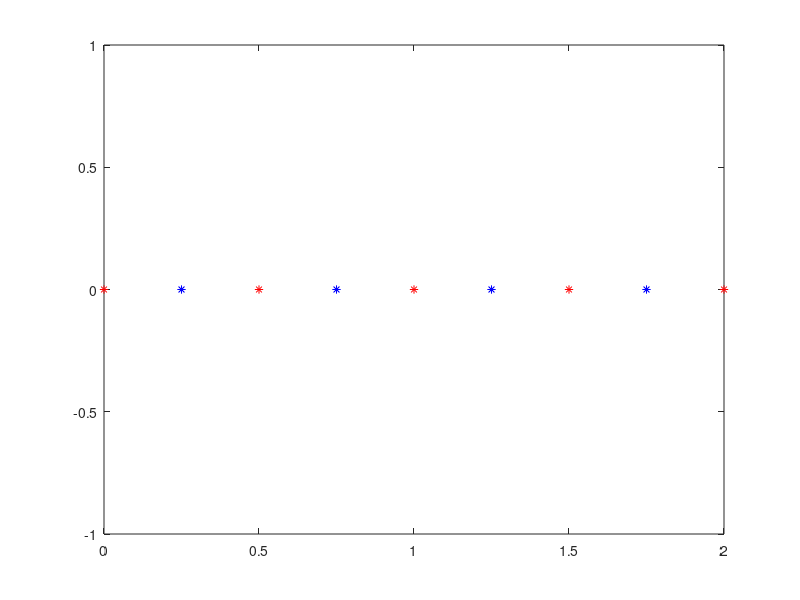

This chart was generated by the following MATLAB code:
 clc
clear all
close all

% Problem Data

rho = 1;                                      % Density of a fluid (kg/m^3)
L = 2;                                        % Nozzle length (m)
xa = 0;                                       % Position of first node A(m)
xb = L;                                       % Position of last node E(m)
m =  4;                                       % Number of control volumes 
A_A = 0.5;                                    % Cross Sectional area at the inlet(m^2)
A_E = 0.1;                                    % Cross Sectional area at the outlet(m^2)
P0 = 10;                                      % Stagnation Pressure at inlet(Pa)
PE = 0;                                       % Static pressure at exit(Pa)
m_dot = 1;                                    % Mass flow rate (kg/s)
alpha = 0.8;                                  % under-relaxation factor
deltax = abs(xb-xa)/m;                        % Grid size
xnodes = xa:deltax:xb;                        % Position of main grids(m)
xcenters = (xa+deltax/2):deltax:(xb-deltax/2);% Postion of volume centers(m)


% Compute area at nodes and cell centers 
% At nodes
for i = 1:length(xnodes)
    nodeA(i) = A_E+2*0.1*(2-xnodes(i));
end
% At cell centres
for i = 1:length(xcenters)
centerA(i) = A_E+2*0.1*(2-xcenters(i));
end

% Velocity initialization
u = zeros(1,length(xcenters));

% Compute guessed velocity using constant mass flow rate
for i = 1:length(xcenters)
    u(i) = m_dot/(rho*centerA(i));
end
P = zeros(1,length(xnodes));
% % Guessed values of pressure at nodes
% for i = 1:length(xnodes)
%     P(i) = P0-(i-1)*2.5;
% end

FCmax = 0.1;
Errormax = 10^-7;
nIter = 0;

while FCmax>Errormax
    nIter = nIter+1
    uold = u;
    Pold = P;
%Coefficients 
for i = 1:length(xcenters)
     if i == 1
          uA = u(i)*centerA(i)/nodeA(i);
          Fw = rho*uA*nodeA(i);
          Fe = rho*(u(i)+u(i+1))*0.5*nodeA(i+1);
          aW(i) = 0;
          aE(i) = 0;
          aP(i) = Fe+Fw*0.5*(centerA(i)/nodeA(i))^2;
          Su(i)= (P0-P(i+1))*centerA(i)+Fw*(centerA(i)/nodeA(i))*u(i);
          d(i) = centerA(i)/aP(i);
     elseif i == length(xcenters)
          Fw = rho*(u(i-1)+u(i))*0.5*nodeA(i);
          Fe = rho*u(i)*centerA(i);
          aW(i) = Fw;
          aE(i) = 0;
          aP(i) = aW(i)+aE(i)+(Fe-Fw);
          Su(i)= (P(i)-P(i+1))*centerA(i);
          d(i) = centerA(i)/aP(i);
     else
          Fw = rho*(u(i-1)+u(i))*0.5*nodeA(i);
          Fe = rho*(u(i)+u(i+1))*0.5*nodeA(i+1);
          aW(i) = Fw;
          aE(i) = 0;
          aP(i) = aW(i)+aE(i)+(Fe-Fw);
          Su(i)= (P(i)-P(i+1))*centerA(i);
          d(i) = centerA(i)/aP(i);
     end
end
% Calculate pseudo-velocities
for i = 1:length(xcenters)
    if i == 1
        u_dash(i) = (aE(i)*u(i+1))/aP(i);
    elseif i == length(xcenters)
        u_dash(i) = (aW(i)*u(i-1))/aP(i);
    else
        u_dash(i) = (aE(i)*u(i+1)+aW(i)*u(i-1))/aP(i);
    end
end

P = zeros(1,length(xnodes));


for i = 2:length(xnodes)-1
    AW(i) = rho*d(i-1)*centerA(i-1);
    AE(i) = rho*d(i)*centerA(i);
    FW(i) = rho*u_dash(i-1)*centerA(i-1);
    FE(i) = rho*u_dash(i)*centerA(i);
    AP(i) = AW(i)+AE(i);
    b(i) = FW(i)-FE(i);
end

 %TriDiagonal Matrix Algorithm (TDMA) or Thomas Algorithm
% p_i*T_i = q_i*T_(i+1) + r_i*T_(i-1) + s_i
% p,q,r,s are input vectors. Phi is the solution, also a vector.

% Performs Gauss elimination
for i = 2:length(xnodes)-1
    p = AP(i);
    q = AE(i);
    r = AW(i);
    s = b(i);
    if i == 2
        A(i) = q/p;
        B(i) = (s+r*P(i-1))/p;
    else
        A(i) = q/(p-r*A(i-1));
        B(i) = (s+r*B(i-1))/(p-r*A(i-1));
    end
    
end
% Performs backward substitution
for i = length(xnodes)-1:-1:2
  P(i) = A(i)*P(i+1)+B(i);
end

%solve discretised momentum equations
for i = 1:length(xcenters)
     if i == 1
          uA = u_dash(i)*centerA(i)/nodeA(i);
          Fw = rho*uA*nodeA(i);
          Fe = rho*(u_dash(i)+u_dash(i+1))*0.5*nodeA(i+1);
          aW(i) = 0;
          aE(i) = 0;
          aP(i) = Fe+Fw*0.5*(centerA(i)/nodeA(i))^2;
          Su(i)= (P0-P(i+1))*centerA(i)+Fw*(centerA(i)/nodeA(i))*u(i);
          d(i) = centerA(i)/aP(i);
     elseif i == length(xcenters)
          Fw = rho*(u_dash(i-1)+u_dash(i))*0.5*nodeA(i);
          Fe = rho*u_dash(i)*centerA(i);
          aW(i) = Fw;
          aE(i) = 0;
          aP(i) = aW(i)+aE(i)+(Fe-Fw);
          Su(i)= (P(i)-P(i+1))*centerA(i);
          d(i) = centerA(i)/aP(i);
     else
          Fw = rho*(u_dash(i-1)+u_dash(i))*0.5*nodeA(i);
          Fe = rho*(u_dash(i)+u_dash(i+1))*0.5*nodeA(i+1);
          aW(i) = Fw;
          aE(i) = 0;
          aP(i) = aW(i)+aE(i)+(Fe-Fw);
          Su(i)= (P(i)-P(i+1))*centerA(i);
          d(i) = centerA(i)/aP(i);
     end
end

%Forward substitution 
% p_i*T_i = q_i*T_(i+1) + r_i*T_(i-1) + s_i
% p,q,r,s are input vectors. T is the solution, also a vector.

for i = 1:length(xcenters)
    p = aP(i);
    q = aE(i);
    r = aW(i);
    s = Su(i);
    if i == 1
        u(i) = s/p;
    else
        u(i) = (r*u(i-1)+s)/p;
    end
    
end

P_prime = zeros(1,length(xnodes));
% Pressure Correction Equation

for i = 2:length(xnodes)-1
    AW(i) = rho*d(i-1)*centerA(i-1);
    AE(i) = rho*d(i)*centerA(i);
    FW(i) = rho*u(i-1)*centerA(i-1);
    FE(i) = rho*u(i)*centerA(i);
    AP(i) = AW(i)+AE(i);
    b_prime(i) = FW(i)-FE(i);
end

 %TriDiagonal Matrix Algorithm (TDMA) or Thomas Algorithm
% p_i*T_i = q_i*T_(i+1) + r_i*T_(i-1) + s_i
% p,q,r,s are input vectors. Phi is the solution, also a vector.

% Performs Gauss elimination
for i = 2:length(xnodes)-1
    p = AP(i);
    q = AE(i);
    r = AW(i);
    s = b_prime(i);
    if i == 2
        A(i) = q/p;
        B(i) = (s+r*P_prime(i-1))/p;
    else
        A(i) = q/(p-r*A(i-1));
        B(i) = (s+r*B(i-1))/(p-r*A(i-1));
    end
    
end
% Performs backward substitution
for i = length(xnodes)-1:-1:2
  P_prime(i) = A(i)*P_prime(i+1)+B(i);
end

%Corrected velocities
for i = 1:length(xcenters)
    u(i) = u(i)+d(i)*(P_prime(i)-P_prime(i+1));
end

% Corrected nodal pressure at A
P(1) = P0-0.5*rho*u(1)^2*(centerA(1)/nodeA(1))^2;

% Continuity check
for i = 1:length(xcenters)
    mass_rate(i) = rho*u(i)*centerA(i);
end

% Error monitor 
    for i = 1:length(xcenters)
        FC(i) = abs((u(i)-uold(i))/uold(i));
    end
    FCmax = max(FC)
end


plot(xnodes,0,'-*r')
hold on 
plot(xcenters,0,'*b')
